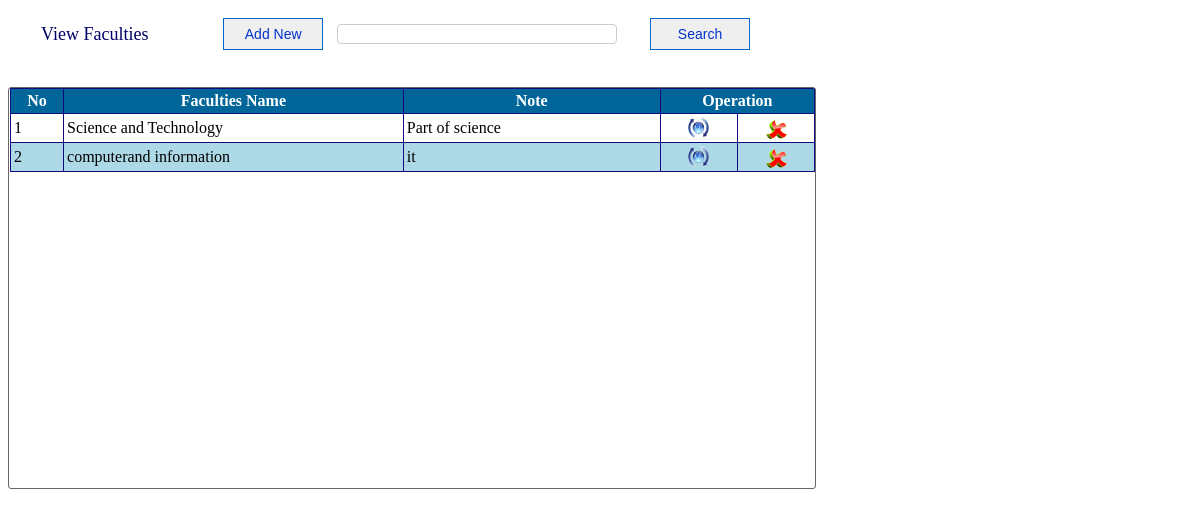
/View_Faculties.php, run on the app's committed database.
### tables this page shows
CREATE TABLE `facuties_tbl` (
  `faculties_id` int(10) UNSIGNED NOT NULL,
  `faculties_name` varchar(50) NOT NULL,
  `note` varchar(100) NOT NULL
);

### View_Faculties.php (the view, shortened to what this page needs)
<html>
<head>
<link rel="stylesheet" type="text/css" href="css/style_view.css" />
</head>
<body>
<div id="style_div" >
<form method="post">
<table width="755">
	<tr>
    	<td width="200px" style="font-size:18px; color:#006; text-indent:30px;">View Faculties</td>
        <td><a href="?tag=faculties_entry"><input type="button" title="Add new Faculties" name="butAdd" value="Add New" id="button-search" /></a></td>
        <td><input type="text" name="searchtxt" title="Enter name for search " class="search" autocomplete="off"/></td>
        <td style="float:right"><input type="submit" name="btnsearch" value="Search" id="button-search" title="Search Facuty" /></td>
    </tr>
</table>
</form>
</div>
<br />
<div id="content-input">
	<form method="post">
    <table border="1" width="805px" align="center" cellpadding="3" class="mytable" cellspacing="0">
        <tr>
            <th>No</th>
            <th>Faculties Name</th>
            <th width="250px">Note</th>
            <th colspan="2">Operation</th>
      	</tr>
         <?php
		 $key="";
	if($key !="")
		$sql_sel=mysql_query("SElECT * FROM facuties_tbl WHERE faculties_name  like '%$key%' ");
	else
    		$sql_sel=mysql_query("SELECT * FROM facuties_tbl");
			$i=0;
    while($row=mysql_fetch_array($sql_sel)){
    $i++;
    $color=($i%2==0)?"lightblue":"white";
    	?>
      <tr bgcolor="<?php echo $color?>">
            <td><?php echo $i;?></td>
            <td><?php echo $row['faculties_name'];?></td>
            <td><?php echo $row['note'];?></td>
            <td align="center"><a href="?tag=faculties_entry&opr=upd&rs_id=<?php echo $row['faculties_id'];?>" title="Upate"><img src="picture/update.png" /></a></td>
            <td align="center"><a href="?tag=view_faculties&opr=del&rs_id=<?php echo $row['faculties_id'];?>" title="Delete"><img src="picture/delete.png" /></a></td>
        </tr>
    <?php
    }
    ?>
   	</table>
 	</form>
</div>
</body>
</html>

### css/style_view.css (style rules this page uses)
#style_div { height:auto; margin-top:15px; }
#content-input { width:805px; height:400px; border:1px solid #666; float:left; padding-left:1px; border-radius: 3px 3px 3px 3px; overflow: auto; }
#button-search { font-family:Arial, Helvetica, sans-serif; font-size:14px; width:100px; height:32px; float:right; margin-right:10px; repeat-x top center; border: 1px solid #06C; -moz-border-radius: 5px; color:#03C; }
.search { padding:4px; border:1px #CCC solid; border-radius: 4px 4px 4px 4px; -moz-border-radius: 8px; background:#FFF; color:#006; font-family:Arial, Helvetica, sans-serif; font-size:16px; width:280px; height:20px; float:left; }
.mytable { border-collapse:collapse; border:#036 1px solid; }
.mytable tr th { background:#069; border:#120A7E 1px solid; color:#FFF; font-family:"Times New Roman", Times, serif; }
.mytable tr td { font-family:"Times New Roman", Times, serif; border:#120A7E 1px solid; }

### data on the page
facuties_tbl: faculties_name "Science and Technology", note "Part of science"
facuties_tbl: faculties_name "computerand information", note "it"
